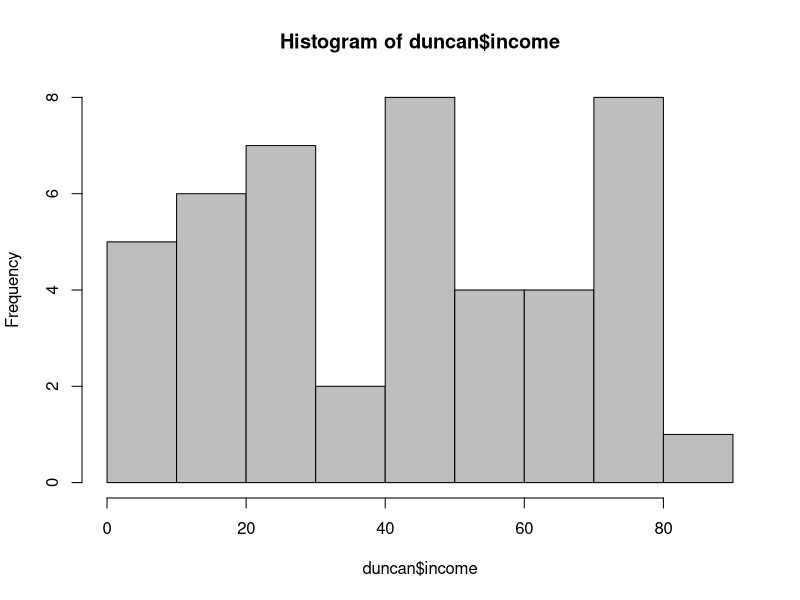
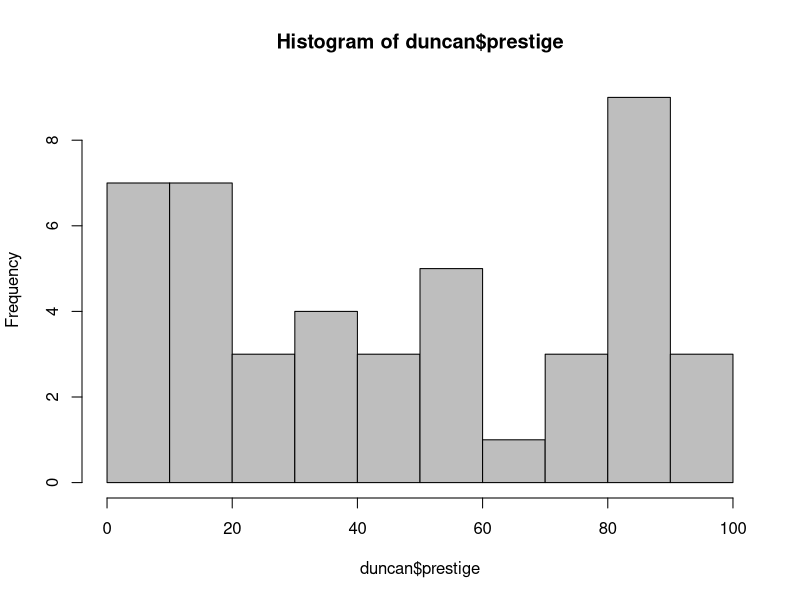
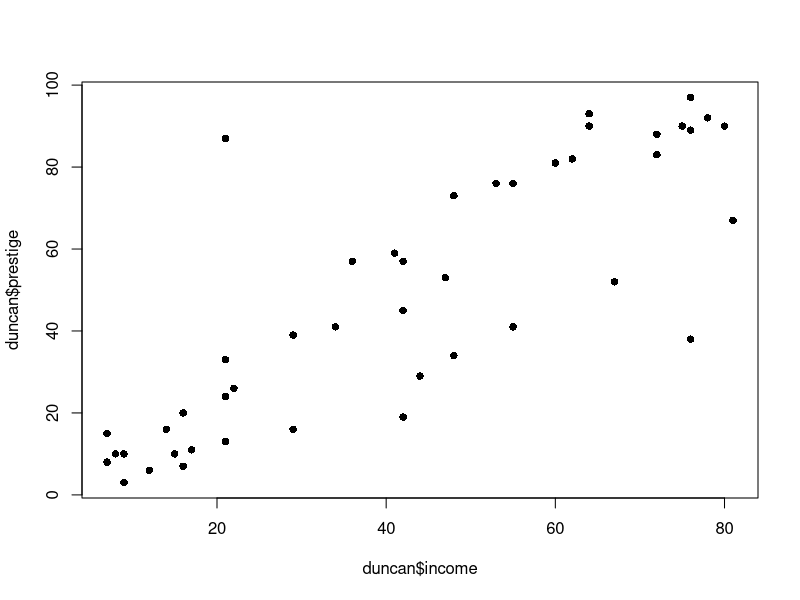
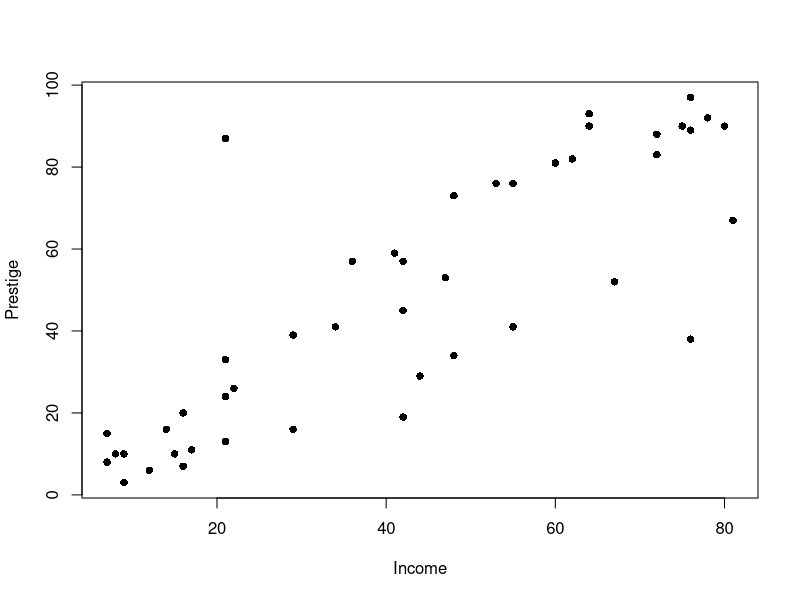

Write R code to recreate these figures, in order. (Note: this script raises an error after producing the figures.)
# Workshop Part 1.0
# Intro to linear modeling in R
# Jessica & Matthew Turner, March 2019

library(car)

# where are we?
getwd()

# Change the working directory to where the script file and data files
# are

# A first regression (pulled from Fox & Weisberg, 2nd Edition)

# Read in the data file from the Dat directory

duncan = read.table("Data/Duncan.txt", header=TRUE)

# Check the global environment window (usually on the right)--what
# changed? what's in the dataframe duncan?

summary(duncan)

# let's just look at the education data
duncan$education  # this just dumps it to the screen

summary(duncan$education)  # what is this doing?

# how about accessing all the income data
duncan$income

# what's the distribution look like

hist(duncan$income, col="gray")
hist(duncan$prestige, col="gray")

plot(duncan$income, duncan$prestige, pch=16)
# let's fix the labels
plot(duncan$income, duncan$prestige, pch=16, xlab="Income", ylab="Prestige")

# can we regress prestige against the occupational income?

duncan.mod = lm(duncan$prestige ~ duncan$income) # what happens?

summary(duncan.mod)

# qqplot on the model
qqPlot(duncan.mod, pch=16)

# who are the outliers?
row.names(duncan)[6]
row.names(duncan)[16]
row.names(duncan)[c(6,16)]  # welcome to the c() command--stay tuned for more on that!

# histogram of the studentized residuals
hist(rstudent(duncan.mod))

# quick plot using scatterplot(), several ways
#
plot(duncan$income, duncan$prestige, pch=19)

# scatter plot by default fits an OLS regression
scatterplot(duncan$income, duncan$prestige, pch=19, col="red")

# or you can be explict about the model--and turn on the option to id
# the outliers
scatterplot(prestige ~ income, data=duncan, id=TRUE)

# but let's automatically fit regressions separately for the different
# occupation groups
scatterplot(prestige ~ income, data=duncan, id=TRUE, 
            groups=duncan$type, smooth=FALSE)

# this is great to look at but you'll note it did not save the
# different models as objects!

# Your turn: Try making some new models regressing prestige against a
# combination of variables, e.g., prestige against education, education + income






# The END of this part. 

